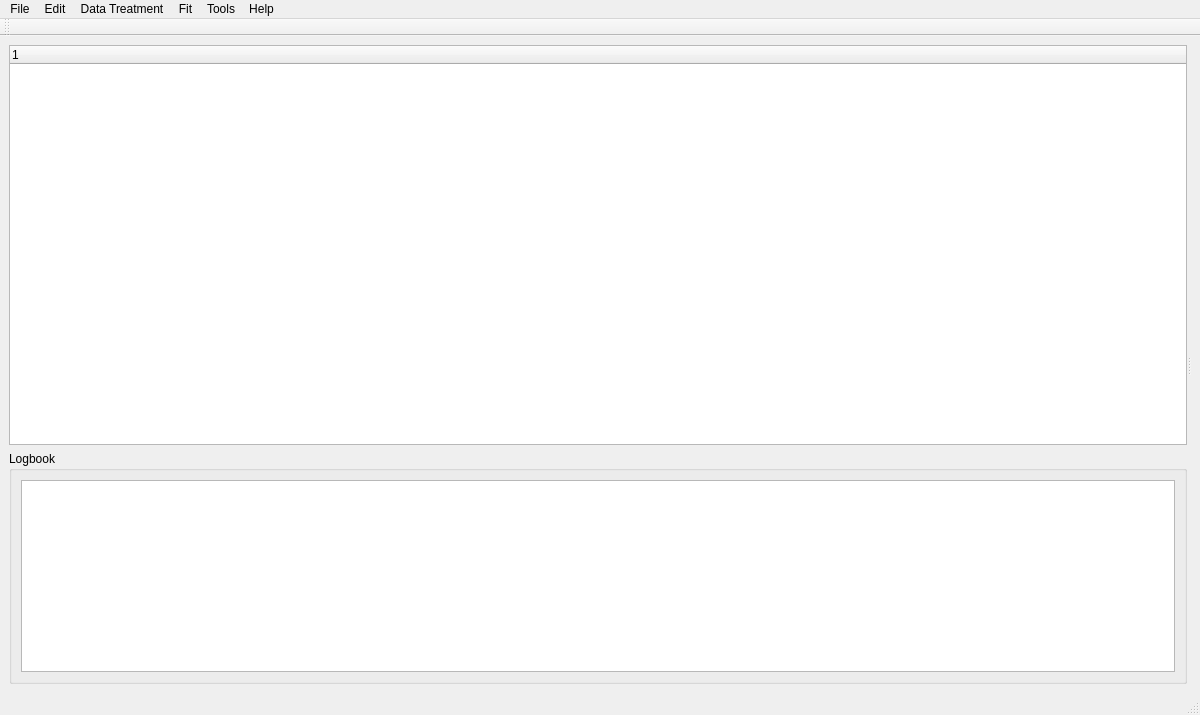
<?xml version="1.0" encoding="UTF-8"?>
<ui version="4.0">
 <class>mainGuisaxsWindows</class>
 <widget class="QMainWindow" name="mainGuisaxsWindows">
  <property name="geometry">
   <rect>
    <x>0</x>
    <y>0</y>
    <width>1200</width>
    <height>704</height>
   </rect>
  </property>
  <property name="windowTitle">
   <string>MainWindow</string>
  </property>
  <property name="statusTip">
   <string/>
  </property>
  <widget class="QWidget" name="centralwidget">
   <layout class="QVBoxLayout" name="verticalLayout_3">
    <item>
     <widget class="QSplitter" name="splitter">
      <property name="orientation">
       <enum>Qt::Horizontal</enum>
      </property>
      <widget class="QWidget" name="verticalLayoutWidget">
       <layout class="QVBoxLayout" name="verticalLayout_2">
        <item>
         <widget class="QTreeWidget" name="treeWidget">
          <property name="minimumSize">
           <size>
            <width>0</width>
            <height>400</height>
           </size>
          </property>
          <property name="alternatingRowColors">
           <bool>false</bool>
          </property>
          <property name="rootIsDecorated">
           <bool>true</bool>
          </property>
          <property name="itemsExpandable">
           <bool>true</bool>
          </property>
          <property name="animated">
           <bool>true</bool>
          </property>
          <property name="expandsOnDoubleClick">
           <bool>true</bool>
          </property>
          <column>
           <property name="text">
            <string notr="true">1</string>
           </property>
          </column>
         </widget>
        </item>
        <item>
         <widget class="QGroupBox" name="groupBox_2">
          <property name="sizePolicy">
           <sizepolicy hsizetype="Expanding" vsizetype="Fixed">
            <horstretch>0</horstretch>
            <verstretch>0</verstretch>
           </sizepolicy>
          </property>
          <property name="maximumSize">
           <size>
            <width>16777215</width>
            <height>400</height>
           </size>
          </property>
          <property name="title">
           <string>Logbook</string>
          </property>
          <layout class="QVBoxLayout" name="verticalLayout_4">
           <item>
            <widget class="QTextBrowser" name="multitxt">
             <property name="sizePolicy">
              <sizepolicy hsizetype="Expanding" vsizetype="Expanding">
               <horstretch>0</horstretch>
               <verstretch>0</verstretch>
              </sizepolicy>
             </property>
             <property name="font">
              <font>
               <pointsize>11</pointsize>
              </font>
             </property>
            </widget>
           </item>
          </layout>
         </widget>
        </item>
       </layout>
      </widget>
      <widget class="QWidget" name="verticalLayoutWidget_2">
       <layout class="QVBoxLayout" name="verticalLayout">
        <item>
         <widget class="MatplotlibWidget" name="mplwidget" native="true"/>
        </item>
       </layout>
      </widget>
     </widget>
    </item>
   </layout>
  </widget>
  <widget class="QMenuBar" name="menubar">
   <property name="geometry">
    <rect>
     <x>0</x>
     <y>0</y>
     <width>1200</width>
     <height>21</height>
    </rect>
   </property>
   <widget class="QMenu" name="menuFile">
    <property name="title">
     <string>File</string>
    </property>
    <widget class="QMenu" name="menuRecents">
     <property name="title">
      <string>Recents</string>
     </property>
    </widget>
    <widget class="QMenu" name="menuExport">
     <property name="title">
      <string>Export As</string>
     </property>
     <property name="icon">
      <iconset>
       <normaloff>../images/synchronize.png</normaloff>../images/synchronize.png</iconset>
     </property>
     <addaction name="actionExport"/>
     <addaction name="actionExport_as_nm_1"/>
     <addaction name="actionExport_as_separated_text_file"/>
     <addaction name="actionExport_as_xls"/>
    </widget>
    <addaction name="actionOpen"/>
    <addaction name="actionOpen_Dataset"/>
    <addaction name="actionAppend_Dataset"/>
    <addaction name="separator"/>
    <addaction name="menuRecents"/>
    <addaction name="separator"/>
    <addaction name="actionSave"/>
    <addaction name="actionSave_As"/>
    <addaction name="menuExport"/>
    <addaction name="separator"/>
    <addaction name="actionGenerate_treatment_file"/>
    <addaction name="separator"/>
    <addaction name="actionReset_datas"/>
    <addaction name="separator"/>
    <addaction name="actionExit"/>
   </widget>
   <widget class="QMenu" name="menuEdit">
    <property name="title">
     <string>Edit</string>
    </property>
    <addaction name="actionSelect_All"/>
    <addaction name="actionUnselect_All"/>
    <addaction name="separator"/>
    <addaction name="actionSelect_Only_Parents"/>
    <addaction name="actionSelect_Only_Childs"/>
    <addaction name="separator"/>
    <addaction name="actionRefresh_from_file"/>
    <addaction name="actionRename"/>
    <addaction name="actionRemove"/>
    <addaction name="actionRemove_selected"/>
    <addaction name="actionRemove_UNselected"/>
    <addaction name="actionDuplicate"/>
    <addaction name="actionDuplicate_without_links"/>
    <addaction name="actionRemove_dependencies"/>
    <addaction name="separator"/>
    <addaction name="actionClip_Q_range"/>
    <addaction name="actionScale_Q_range"/>
    <addaction name="actionConcatenate"/>
    <addaction name="separator"/>
    <addaction name="actionCalculator"/>
    <addaction name="actionAddReferenceValue"/>
    <addaction name="separator"/>
    <addaction name="actionChange_color"/>
    <addaction name="separator"/>
    <addaction name="actionSet_as_reference"/>
    <addaction name="actionSet_as_Background"/>
    <addaction name="separator"/>
    <addaction name="actionInfo"/>
   </widget>
   <widget class="QMenu" name="menuData_Treatment">
    <property name="title">
     <string>Data Treatment</string>
    </property>
   </widget>
   <widget class="QMenu" name="menuFit">
    <property name="title">
     <string>Fit</string>
    </property>
   </widget>
   <widget class="QMenu" name="menuTools">
    <property name="title">
     <string>Tools</string>
    </property>
    <addaction name="actionX_ray_absorption"/>
    <addaction name="actionFind_peaks"/>
    <addaction name="actionSmooth"/>
    <addaction name="actionDerivate"/>
    <addaction name="actionInterpolate"/>
    <addaction name="actionGenerate_Noise"/>
    <addaction name="actionStatistics"/>
   </widget>
   <widget class="QMenu" name="menuHelp">
    <property name="title">
     <string>Help</string>
    </property>
    <widget class="QMenu" name="menuDocuments">
     <property name="title">
      <string>Documents</string>
     </property>
     <property name="icon">
      <iconset>
       <normalon>../images/environ.png</normalon>
      </iconset>
     </property>
    </widget>
    <addaction name="menuDocuments"/>
    <addaction name="separator"/>
    <addaction name="actionGenerate_desktop_shortcut"/>
    <addaction name="actionInstall_pyFAI"/>
    <addaction name="actionInstall_Xraylib"/>
    <addaction name="separator"/>
    <addaction name="actionChanges"/>
    <addaction name="actionLicence"/>
    <addaction name="actionAbout"/>
    <addaction name="separator"/>
   </widget>
   <addaction name="menuFile"/>
   <addaction name="menuEdit"/>
   <addaction name="menuData_Treatment"/>
   <addaction name="menuFit"/>
   <addaction name="menuTools"/>
   <addaction name="menuHelp"/>
  </widget>
  <widget class="QStatusBar" name="statusbar"/>
  <widget class="QToolBar" name="toolBar">
   <property name="windowTitle">
    <string>toolBar</string>
   </property>
   <attribute name="toolBarArea">
    <enum>TopToolBarArea</enum>
   </attribute>
   <attribute name="toolBarBreak">
    <bool>false</bool>
   </attribute>
  </widget>
  <action name="actionOpen">
   <property name="icon">
    <iconset>
     <normalon>../images/fileopen.png</normalon>
    </iconset>
   </property>
   <property name="text">
    <string>Open</string>
   </property>
  </action>
  <action name="actionOpen_Dataset">
   <property name="icon">
    <iconset>
     <normalon>../images/chart_params.png</normalon>
    </iconset>
   </property>
   <property name="text">
    <string>Open Dataset</string>
   </property>
  </action>
  <action name="actionExit">
   <property name="icon">
    <iconset>
     <normalon>../images/fileclose.png</normalon>
    </iconset>
   </property>
   <property name="text">
    <string>Exit</string>
   </property>
  </action>
  <action name="actionSave">
   <property name="icon">
    <iconset>
     <normalon>../images/filesave.png</normalon>
    </iconset>
   </property>
   <property name="text">
    <string>Save</string>
   </property>
  </action>
  <action name="actionSave_As">
   <property name="icon">
    <iconset>
     <normalon>../images/filesaveas.png</normalon>
    </iconset>
   </property>
   <property name="text">
    <string>Save As</string>
   </property>
  </action>
  <action name="actionReset_datas">
   <property name="text">
    <string>Reset datas</string>
   </property>
  </action>
  <action name="actionSelect_All">
   <property name="text">
    <string>Select All</string>
   </property>
  </action>
  <action name="actionUnselect_All">
   <property name="text">
    <string>Unselect All</string>
   </property>
  </action>
  <action name="actionRefresh_from_file">
   <property name="text">
    <string>Refresh from file</string>
   </property>
  </action>
  <action name="actionRename">
   <property name="text">
    <string>Rename</string>
   </property>
  </action>
  <action name="actionRemove">
   <property name="text">
    <string>Remove</string>
   </property>
  </action>
  <action name="actionDuplicate">
   <property name="text">
    <string>Duplicate</string>
   </property>
  </action>
  <action name="actionDuplicate_without_links">
   <property name="text">
    <string>Duplicate without links</string>
   </property>
  </action>
  <action name="actionClip_Q_range">
   <property name="text">
    <string>Clip Q range</string>
   </property>
  </action>
  <action name="actionScale_Q_range">
   <property name="text">
    <string>Scale Q range</string>
   </property>
  </action>
  <action name="actionConcatenate">
   <property name="text">
    <string>Concatenate</string>
   </property>
  </action>
  <action name="actionDerivate">
   <property name="text">
    <string>Derivate</string>
   </property>
  </action>
  <action name="actionSmooth">
   <property name="text">
    <string>Smooth</string>
   </property>
  </action>
  <action name="actionFind_Peaks">
   <property name="text">
    <string>Find Peaks</string>
   </property>
  </action>
  <action name="actionInterpolate">
   <property name="text">
    <string>Interpolate</string>
   </property>
  </action>
  <action name="actionCalculator">
   <property name="text">
    <string>Calculator</string>
   </property>
  </action>
  <action name="actionStatistics">
   <property name="text">
    <string>Statistics</string>
   </property>
  </action>
  <action name="actionGenerate_Noise">
   <property name="text">
    <string>Generate Noise</string>
   </property>
  </action>
  <action name="actionTransmission_and_Background_correction">
   <property name="text">
    <string>Transmission and Background correction</string>
   </property>
  </action>
  <action name="actionCalculate_Resolution_function">
   <property name="text">
    <string>Calculate Resolution function</string>
   </property>
  </action>
  <action name="actionDesmearing">
   <property name="text">
    <string>Desmearing</string>
   </property>
  </action>
  <action name="actionAbsolute_scaling">
   <property name="text">
    <string>Absolute scaling</string>
   </property>
  </action>
  <action name="actionRadial_averaging">
   <property name="text">
    <string>Radial averaging</string>
   </property>
  </action>
  <action name="actionInvariant">
   <property name="text">
    <string>Invariant</string>
   </property>
  </action>
  <action name="actionX_ray_absorption">
   <property name="text">
    <string>X-ray absorption</string>
   </property>
  </action>
  <action name="actionX_ray_absorption_Xraylib">
   <property name="text">
    <string>X-ray absorption Xraylib</string>
   </property>
  </action>
  <action name="actionFind_peaks">
   <property name="text">
    <string>Find peaks</string>
   </property>
  </action>
  <action name="actionChanges">
   <property name="icon">
    <iconset>
     <normalon>../images/edit24.png</normalon>
    </iconset>
   </property>
   <property name="text">
    <string>Changes</string>
   </property>
  </action>
  <action name="actionLicence">
   <property name="icon">
    <iconset>
     <normaloff>../images/editcopy.png</normaloff>../images/editcopy.png</iconset>
   </property>
   <property name="text">
    <string>License</string>
   </property>
  </action>
  <action name="actionAbout">
   <property name="icon">
    <iconset>
     <normaloff>../images/breakpoint_cond_small.png</normaloff>../images/breakpoint_cond_small.png</iconset>
   </property>
   <property name="text">
    <string>About</string>
   </property>
  </action>
  <action name="actionAppend_Dataset">
   <property name="icon">
    <iconset>
     <normalon>../images/fileimport.png</normalon>
    </iconset>
   </property>
   <property name="text">
    <string>Append a Dataset</string>
   </property>
  </action>
  <action name="actionExport">
   <property name="icon">
    <iconset>
     <normaloff>../images/environ.png</normaloff>../images/environ.png</iconset>
   </property>
   <property name="text">
    <string>big text file</string>
   </property>
  </action>
  <action name="actionAddReferenceValue">
   <property name="text">
    <string>Add a reference value</string>
   </property>
  </action>
  <action name="actionRemove_dependencies">
   <property name="text">
    <string>Remove dependencies</string>
   </property>
  </action>
  <action name="actionTest">
   <property name="text">
    <string>test</string>
   </property>
  </action>
  <action name="actionModels_2">
   <property name="text">
    <string>Models</string>
   </property>
  </action>
  <action name="actionQsdqsd">
   <property name="text">
    <string>qsdqsd</string>
   </property>
  </action>
  <action name="actionBlablqsd">
   <property name="text">
    <string>blablqsd</string>
   </property>
  </action>
  <action name="actionDoc">
   <property name="text">
    <string>doc</string>
   </property>
  </action>
  <action name="actionChange_color">
   <property name="text">
    <string>Change color</string>
   </property>
  </action>
  <action name="actionSet_as_reference">
   <property name="text">
    <string>Set as reference or solvent</string>
   </property>
  </action>
  <action name="actionSet_as_Background">
   <property name="text">
    <string>Set as Dark/Background</string>
   </property>
  </action>
  <action name="actionRemove_selected">
   <property name="text">
    <string>Remove selected</string>
   </property>
  </action>
  <action name="actionSelect_Only_Parents">
   <property name="text">
    <string>Select Only Parents</string>
   </property>
  </action>
  <action name="actionSelect_Only_Childs">
   <property name="text">
    <string>Select Only Childs</string>
   </property>
  </action>
  <action name="actionGenerate_treatment_file">
   <property name="enabled">
    <bool>false</bool>
   </property>
   <property name="text">
    <string>Generate treatment file</string>
   </property>
  </action>
  <action name="actionInfo">
   <property name="text">
    <string>Info</string>
   </property>
  </action>
  <action name="actionRemove_UNselected">
   <property name="text">
    <string>Remove UNselected</string>
   </property>
  </action>
  <action name="actionExport_as_nm_1">
   <property name="icon">
    <iconset>
     <normaloff>../images/advanced.png</normaloff>../images/advanced.png</iconset>
   </property>
   <property name="text">
    <string>dat file nm-1</string>
   </property>
  </action>
  <action name="actionExport_as_separated_text_file">
   <property name="icon">
    <iconset>
     <normaloff>../images/blue-documents-stack.png</normaloff>../images/blue-documents-stack.png</iconset>
   </property>
   <property name="text">
    <string>separated text files</string>
   </property>
  </action>
  <action name="actionGenerate_desktop_shortcut">
   <property name="icon">
    <iconset>
     <normaloff>../images/configure.png</normaloff>../images/configure.png</iconset>
   </property>
   <property name="text">
    <string>Generate desktop shortcut</string>
   </property>
  </action>
  <action name="actionInstall_pyFAI">
   <property name="text">
    <string>Install pyFAI</string>
   </property>
  </action>
  <action name="actionInstall_Xraylib">
   <property name="text">
    <string>Install Xraylib</string>
   </property>
  </action>
  <action name="actionExport_as_xls">
   <property name="icon">
    <iconset>
     <normaloff>../images/table.png</normaloff>../images/table.png</iconset>
   </property>
   <property name="text">
    <string>XLS file</string>
   </property>
  </action>
 </widget>
 <customwidgets>
  <customwidget>
   <class>MatplotlibWidget</class>
   <extends>QWidget</extends>
   <header>matplotlibwidget</header>
  </customwidget>
 </customwidgets>
 <resources/>
 <connections/>
</ui>
